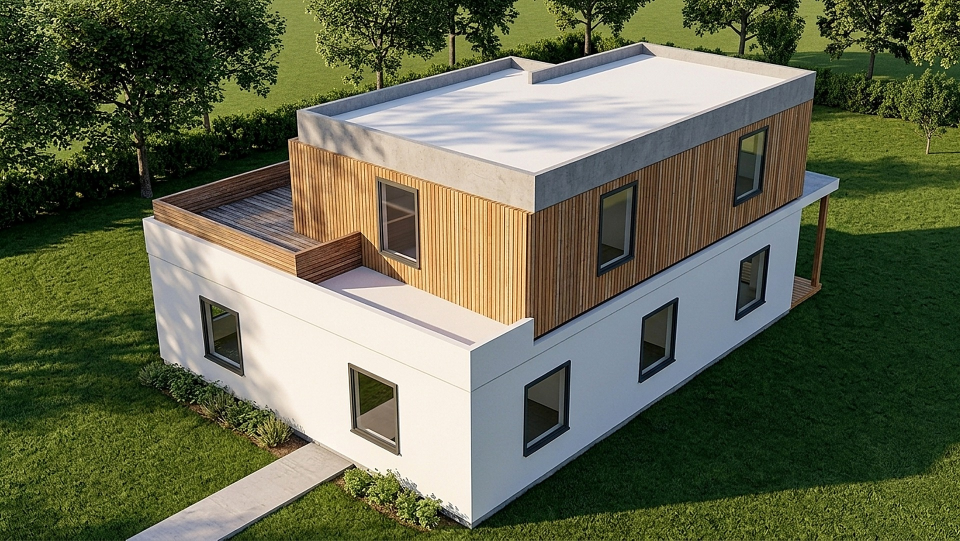
#> input picture backend/engines/calc_lots/casos/home_a_rezult_kyiv_renders/aerea.jpg, 1920 x 1081 px (shown at 1/2 size)
$ python -i geometry_lock.py   (imports and definitions only)   (older library calls are emulated)
#> lines starting #> are read from the running program, lines starting #| are printed output that depends on the picture; after the words box and inside, x2 and y2 are one past the last pixel; in counts of white or black regions, pixels touching at a corner belong together
#> further down, picture is the input picture: shape (1081, 1920, 3); mean B, G, R 78.7, 103.4, 99.1
"""Verificação de geometria das imagens fotorrealistas: a foto gerada por IA só é aceite se respeitar a geometria
calculada (mesmas arestas de paredes, cobertura e vãos, mesma câmara).

  pad(base)               → referência no formato do motor (OpenAI 3:2) sem deformar; crop() desfaz no resultado;
  check(out, base, mask)  → alinha a foto à vista calculada (ECC afim, correções pequenas) e mede o contraste da foto exatamente
                            nas arestas previstas (vãos e volume, o pior dos dois, 0..1). Devolve (foto alinhada, pontuação).
O limiar é GEOMETRY_MIN (0.62 por defeito). Abaixo dele a foto é recusada e tenta-se o motor seguinte.
"""
from __future__ import annotations

import io
import logging
import os

log = logging.getLogger(__name__)


# [42 lines left out: functions threshold, _rgb, _enc, pad, crop, not called in this run]


def _edges_gray(im):
    import cv2
    import numpy as np
    g = cv2.GaussianBlur(cv2.cvtColor(im, cv2.COLOR_BGR2GRAY), (5, 5), 0)
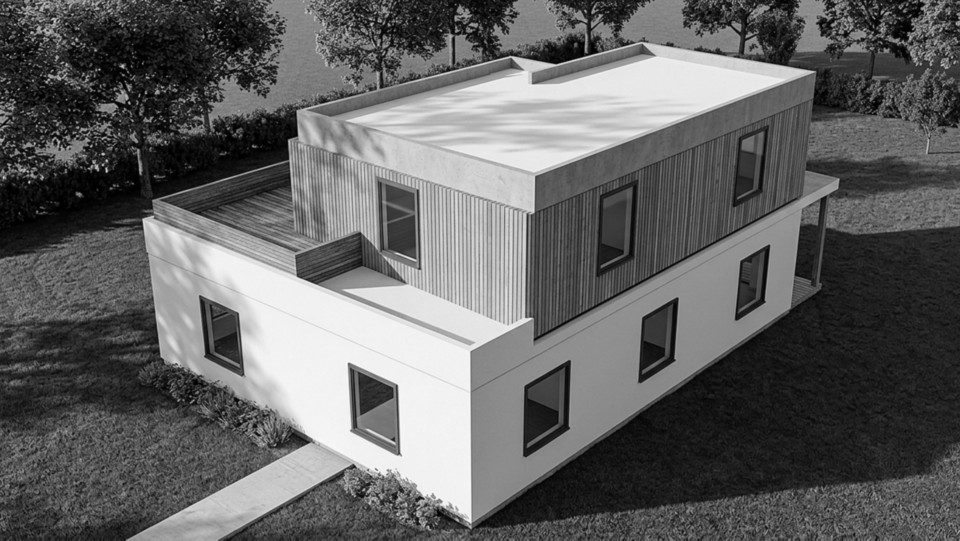
#> g: shape (1081, 1920) (shown at 1/2 size); min 0, max 250, mean 99.3
    v = float(np.median(g))
#> v = 85
    return cv2.Canny(g, int(max(0, 0.5 * v)), int(min(255, 1.2 * v + 30)))
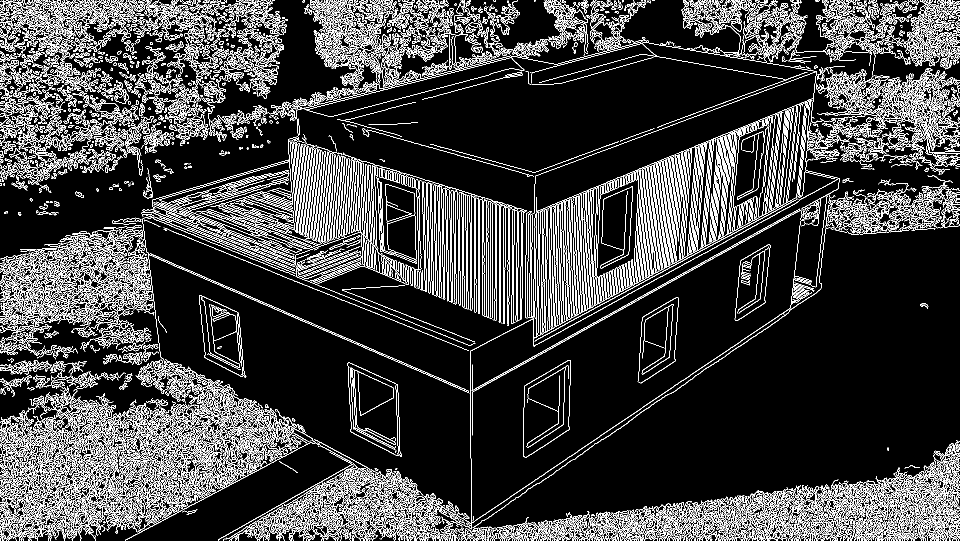
#> returned value: shape (1081, 1920) (shown at 1/2 size); 15.3% white in thin lines or dots


# [55 lines left out: functions _align, _ratio, scores, not called in this run]


def score(out_im, mask_im) -> float:
    s = scores(out_im, mask_im)
    return min(s.values()) if s else 0.0


# [23 lines left out: functions check, mask_from_render, not called in this run]

>>> import cv2
>>> picture = cv2.imread('calc_lots/casos/home_a_rezult_kyiv_renders/aerea.jpg')
>>> result = _edges_gray(picture)

$ run again, on backend/engines/calc_lots/casos/home_a_rezult_kyiv_renders/principal.jpg
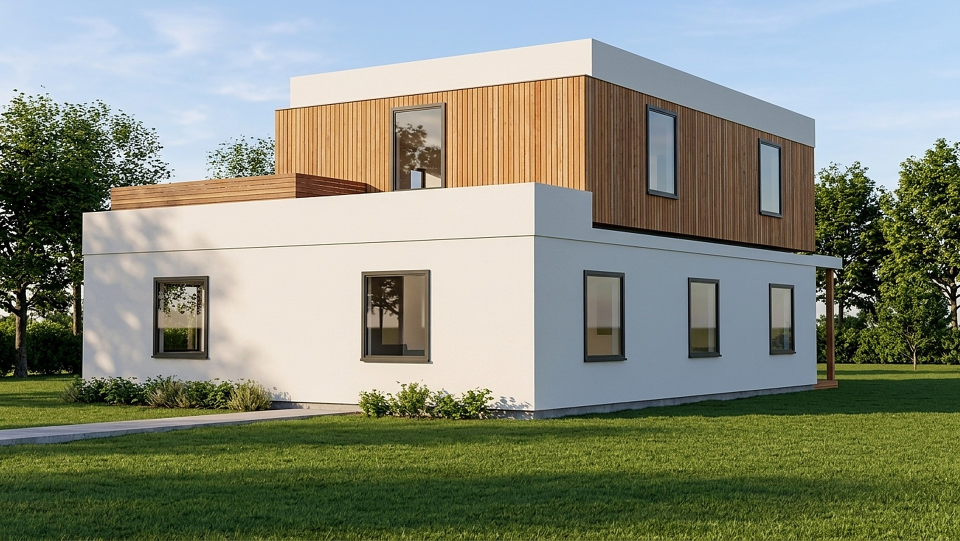
#> input picture backend/engines/calc_lots/casos/home_a_rezult_kyiv_renders/principal.jpg, 1920 x 1081 px (shown at 1/2 size)
#> picture is the input picture: shape (1081, 1920, 3); mean B, G, R 122.9, 139.5, 134.2
#> in _edges_gray, `g = cv2.GaussianBlur(cv2.cvtColor(im, cv2.COLOR_BGR2GRAY), (5, 5), 0)`:
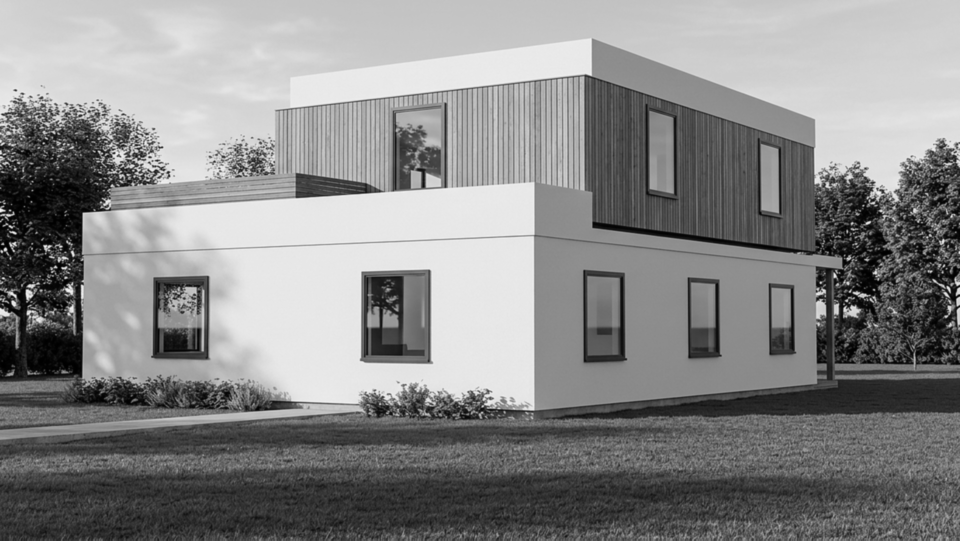
#> g: shape (1081, 1920) (shown at 1/2 size); min 0, max 249, mean 136
#> v = 138
#> in _edges_gray, `return cv2.Canny(g, int(max(0, 0.5 * v)), int(min(255, 1.2 * v + 30)))`:
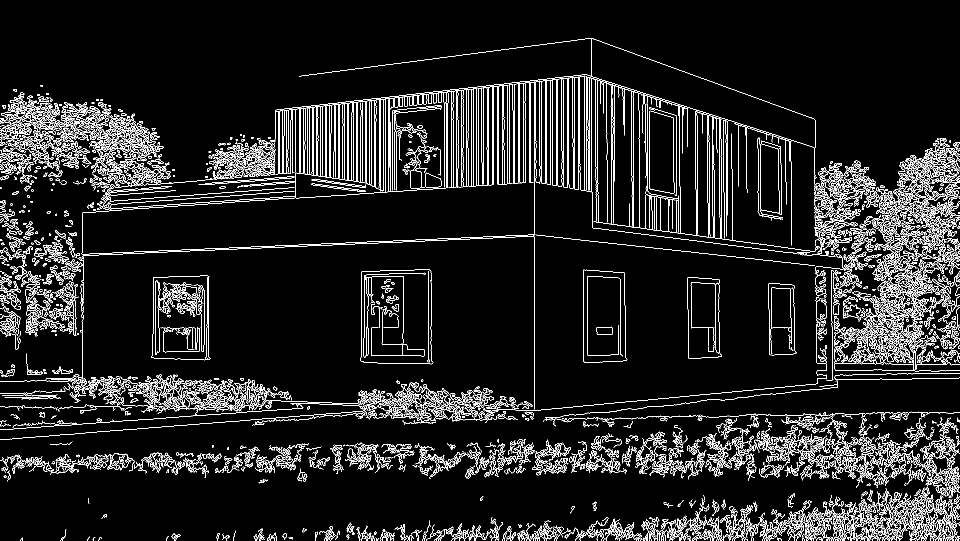
#> returned value: shape (1081, 1920) (shown at 1/2 size); 8.5% white in thin lines or dots

$ run again, on backend/engines/calc_lots/casos/home_a_rezult_kyiv_renders/terraco.jpg
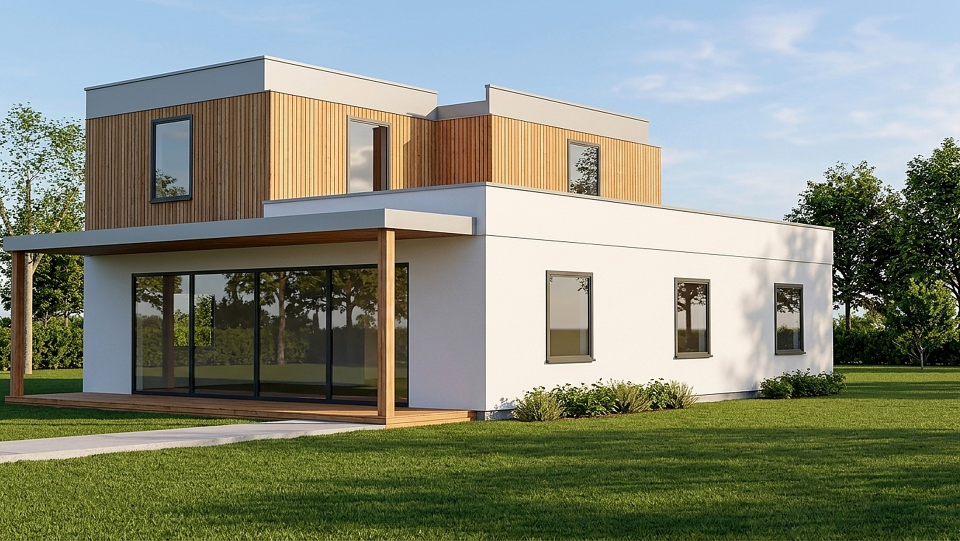
#> input picture backend/engines/calc_lots/casos/home_a_rezult_kyiv_renders/terraco.jpg, 1920 x 1081 px (shown at 1/2 size)
#> picture is the input picture: shape (1081, 1920, 3); mean B, G, R 122, 137.9, 132.7
#> in _edges_gray, `g = cv2.GaussianBlur(cv2.cvtColor(im, cv2.COLOR_BGR2GRAY), (5, 5), 0)`:
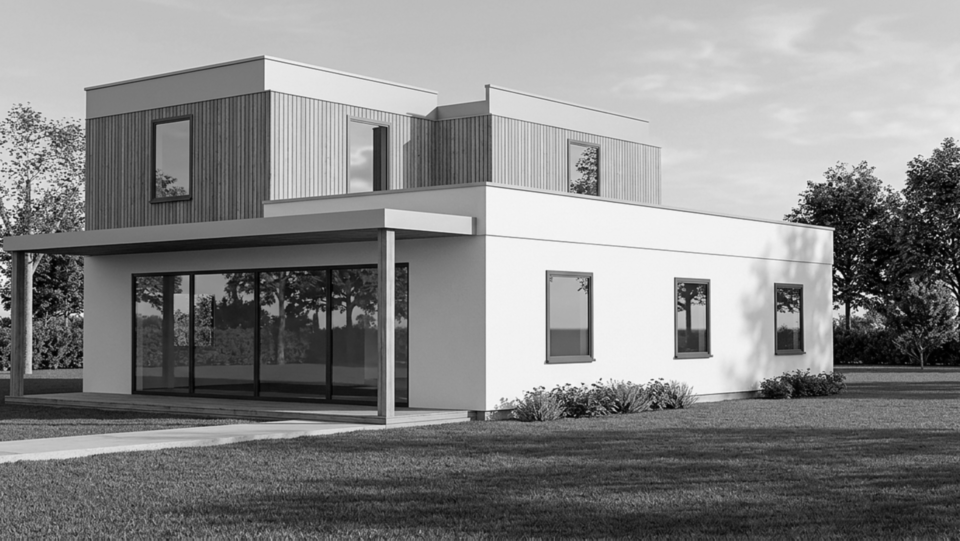
#> g: shape (1081, 1920) (shown at 1/2 size); min 0, max 249, mean 134.5
#> v = 125
#> in _edges_gray, `return cv2.Canny(g, int(max(0, 0.5 * v)), int(min(255, 1.2 * v + 30)))`:
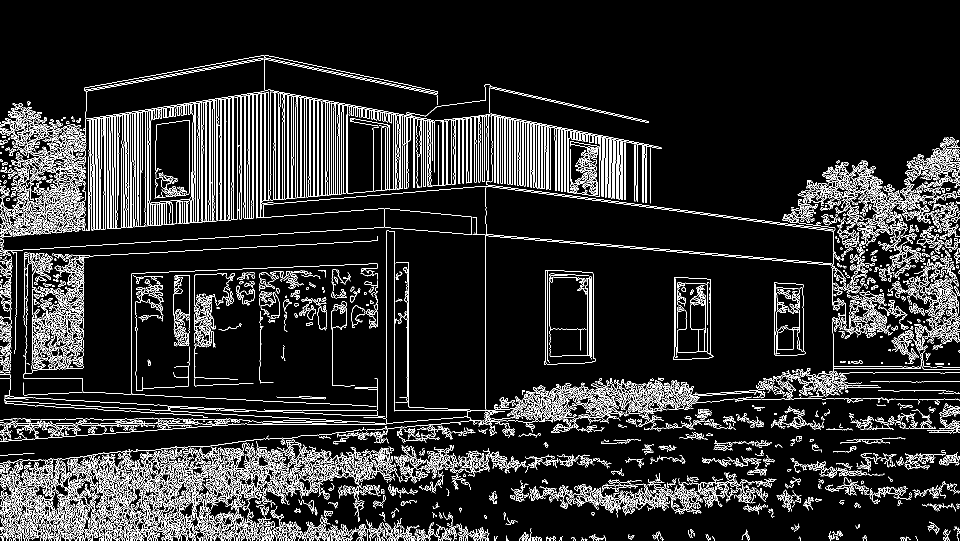
#> returned value: shape (1081, 1920) (shown at 1/2 size); 10.4% white in thin lines or dots, all inside (x1, y1, x2, y2) = (0, 110, 1920, 1081)
